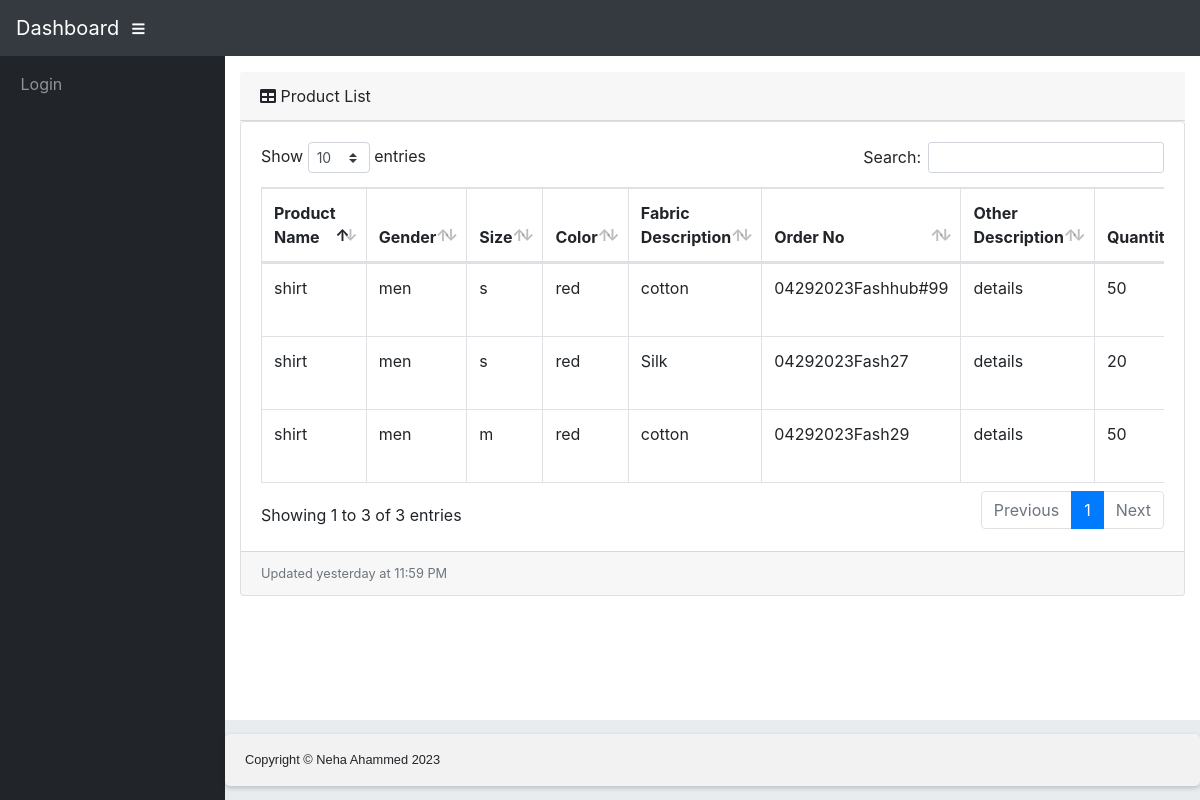
The app's page /product/ with its own data.
### product/models.py (models this page shows, shortened)
class Product(models.Model):
    PRODUCT_CHOICES = [
        ('shirt', 'Shirt'),
        ('pants', 'Pants'),
        ('shoes', 'Shoes'),
    ]
    GENDER_CHOICES = [
        ('men', 'Men'),
        ('women', 'Women'),
        ('unisex', 'Unisex'),
    ]
    SIZE_CHOICES = [
        ('s', 'S'),
        ('m', 'M'),
        ('l', 'L'),
        ('xl', 'XL')
    ]
    COLOR_CHOICES = [
        ('red', 'Red'),
        ('green', 'Green'),
        ('blue', 'Blue'),
        ('yellow', 'Yellow'),
    ]
    REGION_CHOICES = [
        ('A', 'Asia'),
        ('US', 'USA'),
        ('EU', 'Europe'),
    ]
    product_name = models.CharField(choices=PRODUCT_CHOICES, max_length=50, default="shirt")
    gender = models.CharField(choices=GENDER_CHOICES, max_length=10, default="men")
    size_chart = models.CharField(choices=SIZE_CHOICES, max_length=5,default="s")
    color_chart = models.CharField(choices=COLOR_CHOICES, max_length=10, default="red")
    region_chart = models.CharField(choices=REGION_CHOICES, max_length=10, default="Asia")
    fabric_description = models.TextField()
    order_no = models.CharField(max_length=50)
    other_descriptions = models.TextField()
    quantity = models.PositiveIntegerField()
    unit_price = models.DecimalField(max_digits=10, decimal_places=2)
    contact_person = models.CharField(max_length=100)

### product/views.py (the view)
# urls.py: path('', views.product_list, name='product_list'),
def product_list(request):
    products = Product.objects.all()
    context = {
        'products': products
    }
    return render(request, 'products/product_list.html', context)

### templates/products/product_list.html (shortened to what this page needs)
{% extends 'base.html' %}
{% block content %}
<div class="row">
  <div class="col-xl-12 col-sm-12 mb-12">
      <div class="card-header">
        <i class="fas fa-table"></i>
        Product List</div>
        <div class="card mb-3">
      <div class="card-body">
        <div class="table-responsive">
          <table class="table table-bordered" id="dataTable" width="100%" cellspacing="0">
            <thead>
              <tr>
                <th>Product Name</th>
                <th>Gender</th>
                <th>Size</th>
                <th>Color</th>
                <th>Fabric Description</th>
                <th>Order No</th>
                <th>Other Description</th>
                <th>Quantity</th>
              </tr>
            </thead>
            <tbody>
              {% for product in products %}
              <tr>
                <td>{{ product.product_name }}</td>
                <td>{{ product.gender }}</td>
                <td>{{ product.size_chart }}</td>
                <td>{{ product.color_chart }}</td>
                <td>{{ product.fabric_description }}</td>
                <td>{{ product.order_no }}</td>
                <td>{{ product.other_descriptions }}</td>
                <td>{{ product.quantity }}</td>
              </tr>
              {% empty %}
              <tr>
                <td colspan="12">No product available.</td>
              </tr>
              {% endfor %}
            </tbody>
          </table>
        </div>
      </div>
      <div class="card-footer small text-muted">Updated yesterday at 11:59 PM</div>
    </div>
      <div class="card-body">
    </div>
  </div>
</div>
{% endblock %}

### static/css/form-css.css (style rules this page uses)
* { box-sizing: border-box; }

### records on screen
Product: product_name "shirt", gender "men", size_chart "s", color_chart "red", fabric_description "cotton", order_no "04292023Fashhub#99", other_descriptions "details", quantity "50"
Product: product_name "shirt", gender "men", size_chart "s", color_chart "red", fabric_description "Silk", order_no "04292023Fash27", other_descriptions "details", quantity "20"
Product: product_name "shirt", gender "men", size_chart "m", color_chart "red", fabric_description "cotton", order_no "04292023Fash29", other_descriptions "details", quantity "50"
